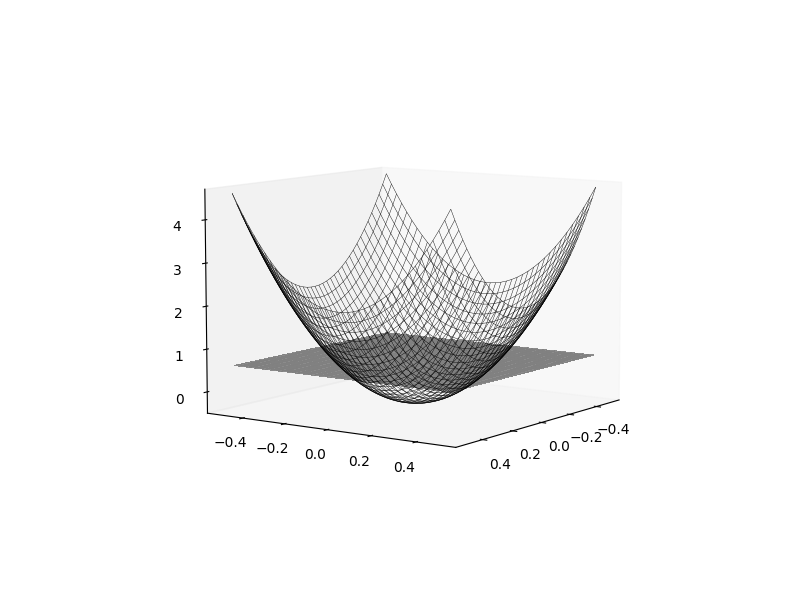

Here is the Python script that generated this plot:
import numpy as np
import matplotlib.pyplot as plt
from mpl_toolkits.mplot3d import Axes3D  # noqa: F401

# Parameters
low = -0.5
high = 0.5
np_points = 40
K = 10
C = 0.6
r = 0.2

# Function phi (centered so that the bowl intersects near the plane center)
x, y = np.meshgrid(np.linspace(low, high, np_points), np.linspace(low, high, np_points))
phi = K * (x ** 2 + y ** 2 - r ** 2)

# Display
fig = plt.figure(figsize=(8, 6))
ax = fig.add_subplot(1, 1, 1, projection='3d')

# Mesh-style surface (lines only, like MATLAB mesh)
ax.plot_wireframe(
    x, y, phi,
    rstride=1, cstride=1,
    color='black',
    linewidth=0.3
)

# Plane
plane = 0 * x + C
ax.plot_surface(
    x, y, plane,
    rstride=1, cstride=1,
    facecolor=(0.5, 0.5, 0.5),
    edgecolor='none',
    linewidth=0.0,
    antialiased=False,
    shade=False,
    alpha=0.9
)

# Intersection of phi and plane as a 3D curve at z = C:
# K*(x^2 + y^2 - r^2) = C  ->  x^2 + y^2 = r^2 + C/K
radius_sq = r ** 2 + C / K
if radius_sq > 0:
    th = np.linspace(0, 2 * np.pi, 600)
    rr = np.sqrt(radius_sq)
    xc = rr * np.cos(th)
    yc = rr * np.sin(th)
    zc = np.full_like(th, C)
    ax.plot(xc, yc, zc, color='black', linewidth=2.0)

ax.grid(False)
ax.view_init(elev=8, azim=35)
plt.savefig('Figure1114.png')
plt.show()
